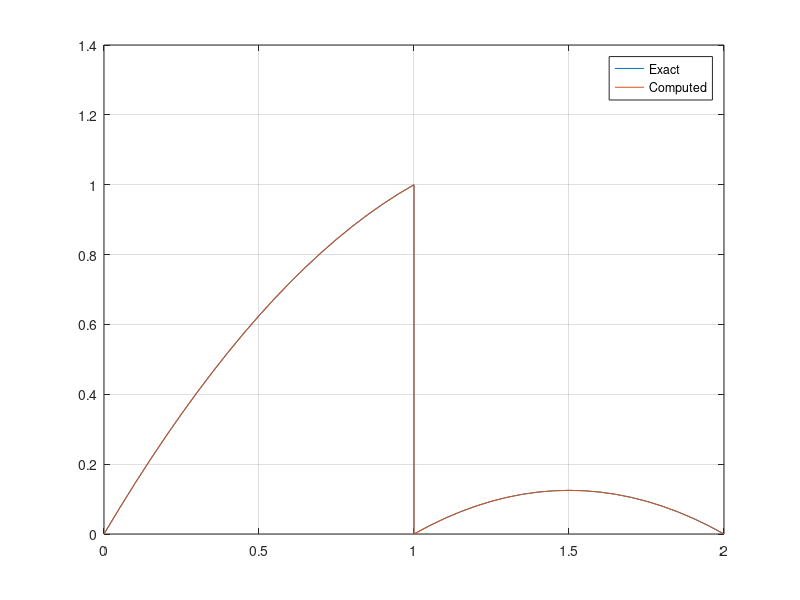

This figure's MATLAB source:
close all
clear all
clc
%% Params
sym=0; % 1 sym version
consistency=1; % 0 no consistency term
if sym == 1
    disp('symmetric version');
else
    disp('unsymmetric version');
end
if consistency == 0
    disp('Just penalization');
end
f=1;
mu=1;
gamma=10;
g=1;

%% Mesh params
L=2;
Nhp=20;  % Number of points in the plus part
Nhm=20;  % Number of nodes in the minus part
Ndof=Nhp+Nhm;  % number of DOFs
Ndoftot=Ndof+2;  % + b points
ap=[1,Nhp]; % Nodes in the plus part
am=[Nhp+1,Ndof];  % Nodes in the minus part
h=L/Ndof;  % Mesh spacing
A=sparse(Ndof,Ndof);
As=sparse(Ndof,Ndof);

%% Stiffness part
% Local stiffness: 1D, linear FE, grad-grad matrix local matrix
%          |  1   -1 |
% Ke = 1/h*|         |  --> add contributions to global elements
%          | -1    1 |

A(ap(1),ap(1))=1;  % Enforcing Dirichlet
for i = ap(1):ap(2)-1  % Plus part
    A(i,i    )=A(i,i  )+1;
    A(i,i+1  )=A(i,i+1)-1;
    A(i+1,i  )=A(i+1,i)-1;
    A(i+1,i+1)=A(i+1,i+1)+1;
end

% minus part
A(am(2),am(2))=1;  % Enforcing Dirichlet
for i = am(1):am(2)-1
    A(i,i    )=A(i,i  )+1;
    A(i,i+1  )=A(i,i+1)-1;
    A(i+1,i  )=A(i+1,i)-1;
    A(i+1,i+1)=A(i+1,i+1)+1;
end


%% Save just stiffness
As=A;  % I will modify this adding consistency and other terms, see below...
As=(mu/h)*As;  % Scale it (Poisson problem)

%% Consistency term
p2 = ap(2)-1;  % one before the last node in plus domain
p1 = ap(2);    % last node in plus domain (interface node)
m1 = am(1);    % first node in minus domain (interface node)
m2 = am(1)+1;  % second node in minus domain

if consistency ~=0
    % last row of plus domain
    %-(p2-p1+m1-m2) 1/2
    A(p1,p2)=A(p1,p2)+1/2;  % interaction with neigh in plus domain
    A(p1,p1)=A(p1,p1)-1/2;  % diagonal correction
    A(p1,m1)=A(p1,m1)+1/2;  % coupling with minus domain interface
    A(p1,m2)=A(p1,m2)-1/2;  % interaction with neigh in minus domain

    % first row of minus domain
    A(m1,p2)=A(m1,p2)-1/2;  % interaction with neigh in plus domain
    A(m1,p1)=A(m1,p1)+1/2;  % coupling with plus domain interface
    A(m1,m1)=A(m1,m1)-1/2;  % diagonal correction
    A(m1,m2)=A(m1,m2)+1/2;  % interaction with neigh in minus domain
end


%% Penalization
% Penalty term: 1D, linear FE, jump-jump local matrix
%                 |  1   -1 |
% Pe = gamma*mu/h*|         |  --> add contributions to global elements
%                 | -1    1 |

% first row of plus domain
A(p1,p1)=A(p1,p1) + gamma;
A(p1,m1)=A(p1,m1) - gamma;
% last row of minus domain
A(m1,p1)=A(m1,p1) - gamma;
A(m1,m1)=A(m1,m1) + gamma;


%% Symmetry
% Simply the transpose of the consistency term
if sym == 1 & consistency ~=0
    % column of plus (p1)
    % avg(v')*salto(u)
    % - -1/h 1/2 up1 - um1
    A(p2,p1)=A(p2,p1)+1/2;
    A(p1,p1)=A(p1,p1)-1/2;
    A(m1,p1)=A(m1,p1)+1/2;
    A(m2,p1)=A(m2,p1)-1/2; 
    % column of minus
    A(p2,m1)=A(p2,m1)-1/2;
    A(p1,m1)=A(p1,m1)+1/2;
    A(m1,m1)=A(m1,m1)-1/2;
    A(m2,m1)=A(m2,m1)+1/2; 
end


A=(mu/h)*A; % scale it


%% Rhs
b=zeros(Ndof,1);
for i = 1:Ndof
    b(i)=f*h;  % Piecewise constant quadrature rule
end

%% Correct
% To avoid double-counting the shared point
b(m1)=b(m1)/2;
b(p1)=b(p1)/2;
bs=b;  % Save rhs without penalty & symmetry

% Penalty: impose weakly the jump
b(m1)=b(m1)-gamma*(mu/h)*g;
b(p1)=b(p1)+gamma*(mu/h)*g;

% Symmetry: from IBP for a nonhomogeneous jump
if sym == 1  & consistency ~=0
    % -0.5 1/h mu
    b(p2)=b(p2)+0.5*(mu/h)*g;
    b(p1)=b(p1)-0.5*(mu/h)*g;
    b(m1)=b(m1)+0.5*(mu/h)*g;
    b(m2)=b(m2)-0.5*(mu/h)*g;
end


%% Exact solution
bp=(L^2*f)/(mu*(L + 2)) + (2*g)/(L + 2);
bm=bp;
cp=-(2*L*g)/(L + 2) - (L^2*f*(L - 2))/(2*mu*(L + 2));
 
a =-f/(2*mu);
uexp = @(x) a.*x.*x + bp.*x +cp;
uexm = @(x) a.*x.*x + bm.*x;
xval=[linspace(0,L/2,Nhp+1),linspace(L/2,L,Nhm+1)];
uex =[uexm([xval(1:Nhp+1)]),uexp([xval(Nhp+2:end)])];
plot(xval,uex);
grid on;

%% Numerical solution
uh = A\b;
uh_ext=[0;uh;0];
hold on;
plot(xval,uh_ext);
legend('Exact','Computed');

%% Error analysis
xx=[h/2:h:L-h/2];
uexx =uexm(xx);
uexxp =uexp(xx);
Nm=length(xx)/2;

diffp = uexx(1:Nm) - 0.5*(uh_ext(1:Ndof/2)+uh_ext(2:Ndof/2+1))';
diffm = uexxp(Nm+1:end) - 0.5*(uh_ext(Ndof/2+2:end-1)+uh_ext(Ndof/2+3:end))';

eep=h*(diffp).^2;
eem=h*(diffm).^2;

err=(sum(eep)+sum(eem))^0.5;

disp('L2 error')
disp(err)


%% Derivative mu du/dx(L/2)
der_exact=-f*L/2+mu*bm;
disp(['Exact tension=',num2str(der_exact)]);
jump_uh=uh(p1)-uh(m1);
disp(['Jump = ',num2str(jump_uh), ' Exact jump= ',num2str(g), ' Error=',num2str(g-jump_uh)]);
nitschecontrib=(jump_uh-g)*gamma*mu/h;
disp(['Nitsche contribution to tension=',num2str(nitschecontrib)]);
avg_der=0.5*mu*(uh(p1)-uh(p2)+uh(m2)-uh(m1))/h;
disp(['tension computed via derivative=',num2str(avg_der)]);
jump_der=mu*(uh(p1)-uh(p2)-uh(m2)+uh(m1))/h;
disp(['error in tension continuity=',num2str(jump_der)]);

%% Now go vaiational
% Extract the rows we are interested
R=sparse(Ndof,Ndof);
R(Nhm,Nhm)=1;
R(m1,m1)=1;
R(p1,p1)=1;
Ar=R*As;
br=R*bs;
t=Ar*uh-br;
tp=t(p1);
tm=t(m1);
disp(['left and right tension computed variationally= ',num2str(tm),', ',num2str(tp)]);

disp(['avcerage tension computed variationally= ',num2str((-tm+tp)/2)]);





